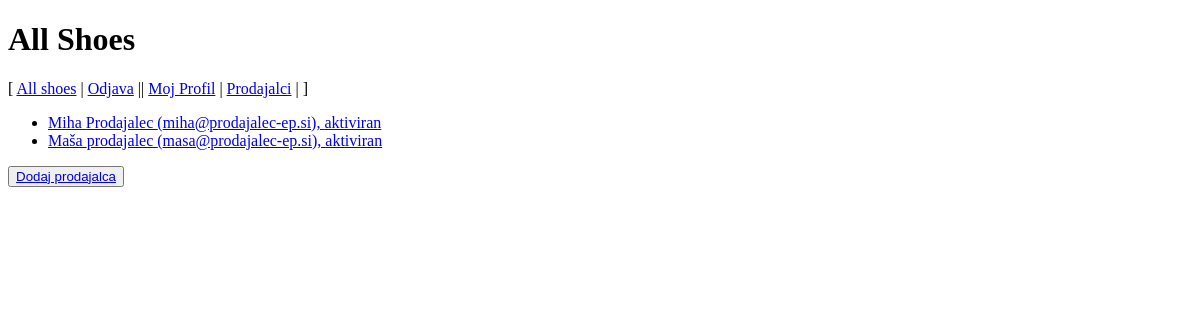
/index.php/prodajalci (signed in), run on the app's committed database.
### tables this page shows
CREATE TABLE IF NOT EXISTS `prodajalec` (
  `id` int(11) NOT NULL,
  `ime` varchar(255) NOT NULL,
  `priimek` varchar(255) NOT NULL,
  `email` varchar(255) UNIQUE NOT NULL,
  `geslo` varchar(255) NOT NULL,
  `status` varchar(11) NOT NULL DEFAULT 'aktiviran'
);

### model/ProdajalecDB.php (called while the page is built, shortened)
<?php
class ProdajalecDB {
    public static function getAll() {
        $db = DBInit::getInstance();
        $statement = $db->prepare("SELECT id, ime, priimek, email, geslo, status FROM prodajalec");
        $statement->execute();
        return $statement->fetchAll();
    }
}

### view/prodajalci-list.php (the view, shortened to what this page needs)
<!DOCTYPE html>
<link rel="stylesheet" type="text/css" href="<?= CSS_URL . "style.css" ?>">
<h1>All Shoes</h1>
<p>[
<a href="<?= BASE_URL . "shoe" ?>">All shoes</a> |
<?php if(!isset($_SESSION["ime"])) { ?>
    <a href="<?= BASE_URL . "prijava" ?>">Prijava</a> | |
    <?php } else {?>
    <a href="<?= BASE_URL . "odjava" ?>">Odjava</a> ||
    <?php } ?>
<?php if(isset($_SESSION["vloga"])) { ?>
    <a href="<?= BASE_URL . "mojProfil" ?>">Moj Profil</a>  |
<?php } ?>
<?php if(isset($_SESSION["vloga"]) and $_SESSION["vloga"] == "administrator" ) { ?>
    <a href="<?= BASE_URL . "prodajalci" ?>">Prodajalci</a>  |
<?php } ?>
]</p>
<ul>
    <?php foreach ($prodajalci as $p): ?>
        <li><a href="<?= BASE_URL . "prodajalci?id=" . $p["id"] ?>"><?= $p["ime"] ?>
        	<?= $p["priimek"] ?> (<?= $p["email"] ?>), <?= $p["status"] ?></a></li>
    <?php endforeach; ?>
</ul>
<p><button><a href="<?= BASE_URL . "prodajalci/add" ?>">Dodaj prodajalca</a></button></p>

### data on the page
prodajalec: ime "Miha", priimek "Prodajalec", email "miha@prodajalec-ep.si", status "aktiviran"
prodajalec: ime "Maša", priimek "prodajalec", email "masa@prodajalec-ep.si", status "aktiviran"
